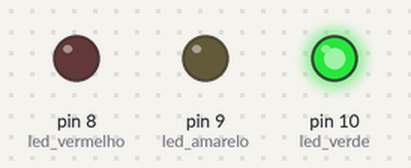
A sketch run on a simulated Arduino Uno, built with avr-gcc and run on an emulated ATmega328P. Parts: output pins drawn as LEDs (lit = HIGH).

Above: at 2.5 s.
At 6.0 s:
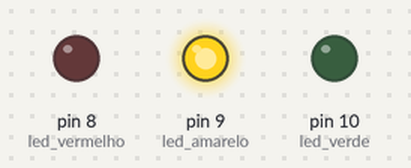
At 10.5 s:
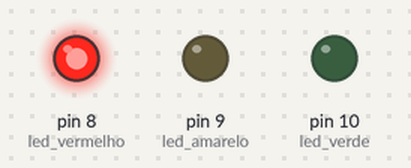
Timing chart, 0 to 18.2 s (numbered marks = the images above):
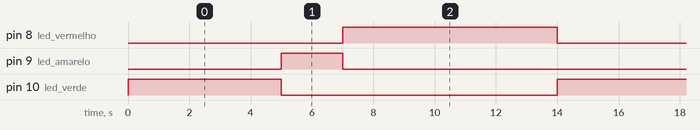

The sketch:

Semaforo.ino
```cpp
#define led_verde 10
#define led_amarelo 9
#define led_vermelho 8


void setup() {
  pinMode(led_verde, OUTPUT);
  pinMode(led_amarelo, OUTPUT);
  pinMode(led_vermelho, OUTPUT);
}

void loop() {

  //Luz VErde
  digitalWrite(led_verde, HIGH);
  digitalWrite(led_amarelo, LOW);
  digitalWrite(led_vermelho, LOW);
  delay(5000);

  //Luz Amarela
  digitalWrite(led_verde,  LOW);
  digitalWrite(led_amarelo, HIGH);
  digitalWrite(led_vermelho, LOW);
  delay(2000);

  //Luz Vermelha
  digitalWrite(led_verde, LOW);
  digitalWrite(led_amarelo, LOW);
  digitalWrite(led_vermelho, HIGH);
  delay(7000);
}
```

Measured:
- by itself, pin 8 (led_vermelho): alternates HIGH for 7.0 s and LOW for 7.0 s
- by itself, pin 9 (led_amarelo): alternates HIGH for 2.0 s and LOW for 12.0 s
- by itself, pin 10 (led_verde): alternates HIGH for 5.0 s and LOW for 9.0 s
